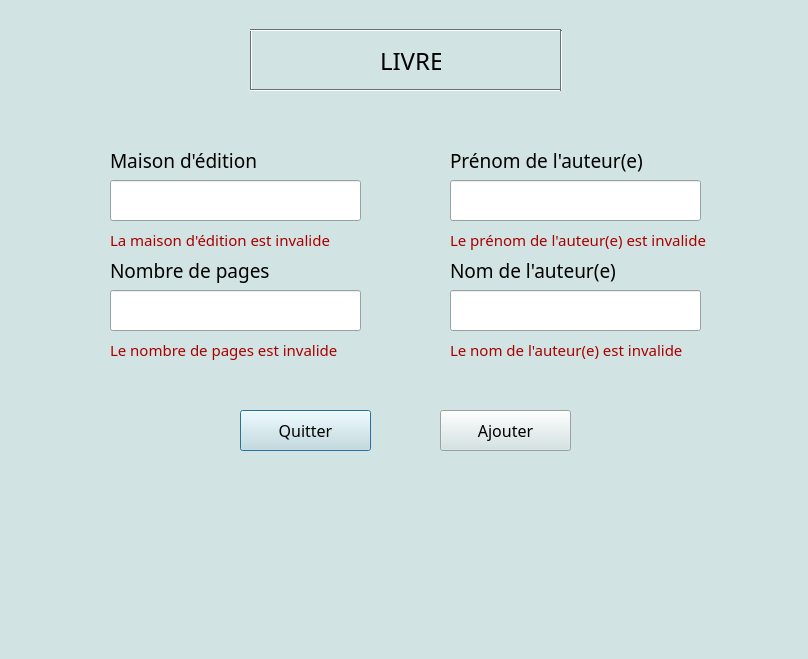
<?xml version="1.0" encoding="UTF-8"?>
<ui version="4.0">
 <class>Dialog</class>
 <widget class="QDialog" name="Dialog">
  <property name="geometry">
   <rect>
    <x>0</x>
    <y>0</y>
    <width>808</width>
    <height>659</height>
   </rect>
  </property>
  <property name="palette">
   <palette>
    <active>
     <colorrole role="WindowText">
      <brush brushstyle="SolidPattern">
       <color alpha="255">
        <red>0</red>
        <green>0</green>
        <blue>0</blue>
       </color>
      </brush>
     </colorrole>
     <colorrole role="Button">
      <brush brushstyle="SolidPattern">
       <color alpha="255">
        <red>209</red>
        <green>227</green>
        <blue>226</blue>
       </color>
      </brush>
     </colorrole>
     <colorrole role="Light">
      <brush brushstyle="SolidPattern">
       <color alpha="255">
        <red>255</red>
        <green>255</green>
        <blue>255</blue>
       </color>
      </brush>
     </colorrole>
     <colorrole role="Midlight">
      <brush brushstyle="SolidPattern">
       <color alpha="255">
        <red>232</red>
        <green>241</green>
        <blue>240</blue>
       </color>
      </brush>
     </colorrole>
     <colorrole role="Dark">
      <brush brushstyle="SolidPattern">
       <color alpha="255">
        <red>104</red>
        <green>113</green>
        <blue>113</blue>
       </color>
      </brush>
     </colorrole>
     <colorrole role="Mid">
      <brush brushstyle="SolidPattern">
       <color alpha="255">
        <red>139</red>
        <green>151</green>
        <blue>151</blue>
       </color>
      </brush>
     </colorrole>
     <colorrole role="Text">
      <brush brushstyle="SolidPattern">
       <color alpha="255">
        <red>0</red>
        <green>0</green>
        <blue>0</blue>
       </color>
      </brush>
     </colorrole>
     <colorrole role="BrightText">
      <brush brushstyle="SolidPattern">
       <color alpha="255">
        <red>255</red>
        <green>255</green>
        <blue>255</blue>
       </color>
      </brush>
     </colorrole>
     <colorrole role="ButtonText">
      <brush brushstyle="SolidPattern">
       <color alpha="255">
        <red>0</red>
        <green>0</green>
        <blue>0</blue>
       </color>
      </brush>
     </colorrole>
     <colorrole role="Base">
      <brush brushstyle="SolidPattern">
       <color alpha="255">
        <red>255</red>
        <green>255</green>
        <blue>255</blue>
       </color>
      </brush>
     </colorrole>
     <colorrole role="Window">
      <brush brushstyle="SolidPattern">
       <color alpha="255">
        <red>209</red>
        <green>227</green>
        <blue>226</blue>
       </color>
      </brush>
     </colorrole>
     <colorrole role="Shadow">
      <brush brushstyle="SolidPattern">
       <color alpha="255">
        <red>0</red>
        <green>0</green>
        <blue>0</blue>
       </color>
      </brush>
     </colorrole>
     <colorrole role="AlternateBase">
      <brush brushstyle="SolidPattern">
       <color alpha="255">
        <red>232</red>
        <green>241</green>
        <blue>240</blue>
       </color>
      </brush>
     </colorrole>
     <colorrole role="ToolTipBase">
      <brush brushstyle="SolidPattern">
       <color alpha="255">
        <red>255</red>
        <green>255</green>
        <blue>220</blue>
       </color>
      </brush>
     </colorrole>
     <colorrole role="ToolTipText">
      <brush brushstyle="SolidPattern">
       <color alpha="255">
        <red>0</red>
        <green>0</green>
        <blue>0</blue>
       </color>
      </brush>
     </colorrole>
    </active>
    <inactive>
     <colorrole role="WindowText">
      <brush brushstyle="SolidPattern">
       <color alpha="255">
        <red>0</red>
        <green>0</green>
        <blue>0</blue>
       </color>
      </brush>
     </colorrole>
     <colorrole role="Button">
      <brush brushstyle="SolidPattern">
       <color alpha="255">
        <red>209</red>
        <green>227</green>
        <blue>226</blue>
       </color>
      </brush>
     </colorrole>
     <colorrole role="Light">
      <brush brushstyle="SolidPattern">
       <color alpha="255">
        <red>255</red>
        <green>255</green>
        <blue>255</blue>
       </color>
      </brush>
     </colorrole>
     <colorrole role="Midlight">
      <brush brushstyle="SolidPattern">
       <color alpha="255">
        <red>232</red>
        <green>241</green>
        <blue>240</blue>
       </color>
      </brush>
     </colorrole>
     <colorrole role="Dark">
      <brush brushstyle="SolidPattern">
       <color alpha="255">
        <red>104</red>
        <green>113</green>
        <blue>113</blue>
       </color>
      </brush>
     </colorrole>
     <colorrole role="Mid">
      <brush brushstyle="SolidPattern">
       <color alpha="255">
        <red>139</red>
        <green>151</green>
        <blue>151</blue>
       </color>
      </brush>
     </colorrole>
     <colorrole role="Text">
      <brush brushstyle="SolidPattern">
       <color alpha="255">
        <red>0</red>
        <green>0</green>
        <blue>0</blue>
       </color>
      </brush>
     </colorrole>
     <colorrole role="BrightText">
      <brush brushstyle="SolidPattern">
       <color alpha="255">
        <red>255</red>
        <green>255</green>
        <blue>255</blue>
       </color>
      </brush>
     </colorrole>
     <colorrole role="ButtonText">
      <brush brushstyle="SolidPattern">
       <color alpha="255">
        <red>0</red>
        <green>0</green>
        <blue>0</blue>
       </color>
      </brush>
     </colorrole>
     <colorrole role="Base">
      <brush brushstyle="SolidPattern">
       <color alpha="255">
        <red>255</red>
        <green>255</green>
        <blue>255</blue>
       </color>
      </brush>
     </colorrole>
     <colorrole role="Window">
      <brush brushstyle="SolidPattern">
       <color alpha="255">
        <red>209</red>
        <green>227</green>
        <blue>226</blue>
       </color>
      </brush>
     </colorrole>
     <colorrole role="Shadow">
      <brush brushstyle="SolidPattern">
       <color alpha="255">
        <red>0</red>
        <green>0</green>
        <blue>0</blue>
       </color>
      </brush>
     </colorrole>
     <colorrole role="AlternateBase">
      <brush brushstyle="SolidPattern">
       <color alpha="255">
        <red>232</red>
        <green>241</green>
        <blue>240</blue>
       </color>
      </brush>
     </colorrole>
     <colorrole role="ToolTipBase">
      <brush brushstyle="SolidPattern">
       <color alpha="255">
        <red>255</red>
        <green>255</green>
        <blue>220</blue>
       </color>
      </brush>
     </colorrole>
     <colorrole role="ToolTipText">
      <brush brushstyle="SolidPattern">
       <color alpha="255">
        <red>0</red>
        <green>0</green>
        <blue>0</blue>
       </color>
      </brush>
     </colorrole>
    </inactive>
    <disabled>
     <colorrole role="WindowText">
      <brush brushstyle="SolidPattern">
       <color alpha="255">
        <red>104</red>
        <green>113</green>
        <blue>113</blue>
       </color>
      </brush>
     </colorrole>
     <colorrole role="Button">
      <brush brushstyle="SolidPattern">
       <color alpha="255">
        <red>209</red>
        <green>227</green>
        <blue>226</blue>
       </color>
      </brush>
     </colorrole>
     <colorrole role="Light">
      <brush brushstyle="SolidPattern">
       <color alpha="255">
        <red>255</red>
        <green>255</green>
        <blue>255</blue>
       </color>
      </brush>
     </colorrole>
     <colorrole role="Midlight">
      <brush brushstyle="SolidPattern">
       <color alpha="255">
        <red>232</red>
        <green>241</green>
        <blue>240</blue>
       </color>
      </brush>
     </colorrole>
     <colorrole role="Dark">
      <brush brushstyle="SolidPattern">
       <color alpha="255">
        <red>104</red>
        <green>113</green>
        <blue>113</blue>
       </color>
      </brush>
     </colorrole>
     <colorrole role="Mid">
      <brush brushstyle="SolidPattern">
       <color alpha="255">
        <red>139</red>
        <green>151</green>
        <blue>151</blue>
       </color>
      </brush>
     </colorrole>
     <colorrole role="Text">
      <brush brushstyle="SolidPattern">
       <color alpha="255">
        <red>104</red>
        <green>113</green>
        <blue>113</blue>
       </color>
      </brush>
     </colorrole>
     <colorrole role="BrightText">
      <brush brushstyle="SolidPattern">
       <color alpha="255">
        <red>255</red>
        <green>255</green>
        <blue>255</blue>
       </color>
      </brush>
     </colorrole>
     <colorrole role="ButtonText">
      <brush brushstyle="SolidPattern">
       <color alpha="255">
        <red>104</red>
        <green>113</green>
        <blue>113</blue>
       </color>
      </brush>
     </colorrole>
     <colorrole role="Base">
      <brush brushstyle="SolidPattern">
       <color alpha="255">
        <red>209</red>
        <green>227</green>
        <blue>226</blue>
       </color>
      </brush>
     </colorrole>
     <colorrole role="Window">
      <brush brushstyle="SolidPattern">
       <color alpha="255">
        <red>209</red>
        <green>227</green>
        <blue>226</blue>
       </color>
      </brush>
     </colorrole>
     <colorrole role="Shadow">
      <brush brushstyle="SolidPattern">
       <color alpha="255">
        <red>0</red>
        <green>0</green>
        <blue>0</blue>
       </color>
      </brush>
     </colorrole>
     <colorrole role="AlternateBase">
      <brush brushstyle="SolidPattern">
       <color alpha="255">
        <red>209</red>
        <green>227</green>
        <blue>226</blue>
       </color>
      </brush>
     </colorrole>
     <colorrole role="ToolTipBase">
      <brush brushstyle="SolidPattern">
       <color alpha="255">
        <red>255</red>
        <green>255</green>
        <blue>220</blue>
       </color>
      </brush>
     </colorrole>
     <colorrole role="ToolTipText">
      <brush brushstyle="SolidPattern">
       <color alpha="255">
        <red>0</red>
        <green>0</green>
        <blue>0</blue>
       </color>
      </brush>
     </colorrole>
    </disabled>
   </palette>
  </property>
  <property name="windowTitle">
   <string>Dialog</string>
  </property>
  <widget class="Line" name="line_livre1">
   <property name="geometry">
    <rect>
     <x>250</x>
     <y>30</y>
     <width>3</width>
     <height>61</height>
    </rect>
   </property>
   <property name="orientation">
    <enum>Qt::Vertical</enum>
   </property>
  </widget>
  <widget class="Line" name="line_livre3">
   <property name="geometry">
    <rect>
     <x>560</x>
     <y>30</y>
     <width>3</width>
     <height>61</height>
    </rect>
   </property>
   <property name="orientation">
    <enum>Qt::Vertical</enum>
   </property>
  </widget>
  <widget class="Line" name="line_livre2">
   <property name="geometry">
    <rect>
     <x>250</x>
     <y>20</y>
     <width>311</width>
     <height>20</height>
    </rect>
   </property>
   <property name="orientation">
    <enum>Qt::Horizontal</enum>
   </property>
  </widget>
  <widget class="Line" name="line_livre4">
   <property name="geometry">
    <rect>
     <x>250</x>
     <y>80</y>
     <width>311</width>
     <height>20</height>
    </rect>
   </property>
   <property name="orientation">
    <enum>Qt::Horizontal</enum>
   </property>
  </widget>
  <widget class="QLineEdit" name="lineEdit_prenomAuteur">
   <property name="geometry">
    <rect>
     <x>450</x>
     <y>180</y>
     <width>251</width>
     <height>41</height>
    </rect>
   </property>
  </widget>
  <widget class="QLineEdit" name="lineEdit_nombrePages">
   <property name="geometry">
    <rect>
     <x>110</x>
     <y>290</y>
     <width>251</width>
     <height>41</height>
    </rect>
   </property>
  </widget>
  <widget class="QLineEdit" name="lineEdit_maisonEdition">
   <property name="geometry">
    <rect>
     <x>110</x>
     <y>180</y>
     <width>251</width>
     <height>41</height>
    </rect>
   </property>
  </widget>
  <widget class="QLineEdit" name="lineEdit_nomAuteur">
   <property name="geometry">
    <rect>
     <x>450</x>
     <y>290</y>
     <width>251</width>
     <height>41</height>
    </rect>
   </property>
  </widget>
  <widget class="QLabel" name="label_titreLivre">
   <property name="geometry">
    <rect>
     <x>380</x>
     <y>20</y>
     <width>61</width>
     <height>81</height>
    </rect>
   </property>
   <property name="palette">
    <palette>
     <active>
      <colorrole role="Text">
       <brush brushstyle="SolidPattern">
        <color alpha="255">
         <red>255</red>
         <green>255</green>
         <blue>255</blue>
        </color>
       </brush>
      </colorrole>
     </active>
     <inactive>
      <colorrole role="Text">
       <brush brushstyle="SolidPattern">
        <color alpha="255">
         <red>255</red>
         <green>255</green>
         <blue>255</blue>
        </color>
       </brush>
      </colorrole>
     </inactive>
     <disabled>
      <colorrole role="Text">
       <brush brushstyle="SolidPattern">
        <color alpha="255">
         <red>116</red>
         <green>121</green>
         <blue>117</blue>
        </color>
       </brush>
      </colorrole>
     </disabled>
    </palette>
   </property>
   <property name="font">
    <font>
     <family>Yu Gothic UI Light</family>
     <pointsize>18</pointsize>
     <weight>50</weight>
     <bold>false</bold>
    </font>
   </property>
   <property name="text">
    <string>LIVRE</string>
   </property>
  </widget>
  <widget class="QLabel" name="label_erreurMaisonEditionInvalide">
   <property name="geometry">
    <rect>
     <x>110</x>
     <y>220</y>
     <width>311</width>
     <height>41</height>
    </rect>
   </property>
   <property name="font">
    <font>
     <family>Yu Gothic UI Light</family>
     <pointsize>11</pointsize>
    </font>
   </property>
   <property name="text">
    <string>&lt;html&gt;&lt;head/&gt;&lt;body&gt;&lt;p&gt;&lt;span style=&quot; color:#aa0000;&quot;&gt;La maison d'édition est invalide&lt;/span&gt;&lt;/p&gt;&lt;/body&gt;&lt;/html&gt;</string>
   </property>
  </widget>
  <widget class="QLabel" name="label_erreurNomAuteurInvalide">
   <property name="geometry">
    <rect>
     <x>450</x>
     <y>330</y>
     <width>311</width>
     <height>41</height>
    </rect>
   </property>
   <property name="font">
    <font>
     <family>Yu Gothic UI Light</family>
     <pointsize>11</pointsize>
    </font>
   </property>
   <property name="text">
    <string>&lt;html&gt;&lt;head/&gt;&lt;body&gt;&lt;p&gt;&lt;span style=&quot; color:#aa0000;&quot;&gt;Le nom de l'auteur(e) est invalide&lt;/span&gt;&lt;/p&gt;&lt;/body&gt;&lt;/html&gt;</string>
   </property>
  </widget>
  <widget class="QLabel" name="label_erreurNombrePagesInvalide">
   <property name="geometry">
    <rect>
     <x>110</x>
     <y>330</y>
     <width>311</width>
     <height>41</height>
    </rect>
   </property>
   <property name="font">
    <font>
     <family>Yu Gothic UI Light</family>
     <pointsize>11</pointsize>
    </font>
   </property>
   <property name="text">
    <string>&lt;html&gt;&lt;head/&gt;&lt;body&gt;&lt;p&gt;&lt;span style=&quot; color:#aa0000;&quot;&gt;Le nombre de pages est invalide&lt;/span&gt;&lt;/p&gt;&lt;/body&gt;&lt;/html&gt;</string>
   </property>
  </widget>
  <widget class="QLabel" name="label_erreurPrenomAuteurInvalide">
   <property name="geometry">
    <rect>
     <x>450</x>
     <y>220</y>
     <width>311</width>
     <height>41</height>
    </rect>
   </property>
   <property name="font">
    <font>
     <family>Yu Gothic UI Light</family>
     <pointsize>11</pointsize>
    </font>
   </property>
   <property name="text">
    <string>&lt;html&gt;&lt;head/&gt;&lt;body&gt;&lt;p&gt;&lt;span style=&quot; color:#aa0000;&quot;&gt;Le prénom de l'auteur(e) est invalide&lt;/span&gt;&lt;/p&gt;&lt;/body&gt;&lt;/html&gt;</string>
   </property>
  </widget>
  <widget class="QLabel" name="label_maisonEdition">
   <property name="geometry">
    <rect>
     <x>110</x>
     <y>140</y>
     <width>271</width>
     <height>41</height>
    </rect>
   </property>
   <property name="font">
    <font>
     <family>Yu Gothic UI Light</family>
     <pointsize>14</pointsize>
    </font>
   </property>
   <property name="text">
    <string>Maison d'édition</string>
   </property>
  </widget>
  <widget class="QLabel" name="label_nomAuteur">
   <property name="geometry">
    <rect>
     <x>450</x>
     <y>250</y>
     <width>271</width>
     <height>41</height>
    </rect>
   </property>
   <property name="font">
    <font>
     <family>Yu Gothic UI Light</family>
     <pointsize>14</pointsize>
    </font>
   </property>
   <property name="text">
    <string>Nom de l'auteur(e)</string>
   </property>
  </widget>
  <widget class="QLabel" name="label_nombrePages">
   <property name="geometry">
    <rect>
     <x>110</x>
     <y>250</y>
     <width>271</width>
     <height>41</height>
    </rect>
   </property>
   <property name="font">
    <font>
     <family>Yu Gothic UI Light</family>
     <pointsize>14</pointsize>
    </font>
   </property>
   <property name="text">
    <string>Nombre de pages</string>
   </property>
  </widget>
  <widget class="QLabel" name="label_prenomAuteur">
   <property name="geometry">
    <rect>
     <x>450</x>
     <y>140</y>
     <width>271</width>
     <height>41</height>
    </rect>
   </property>
   <property name="font">
    <font>
     <family>Yu Gothic UI Light</family>
     <pointsize>14</pointsize>
    </font>
   </property>
   <property name="text">
    <string>Prénom de l'auteur(e)</string>
   </property>
  </widget>
  <widget class="QPushButton" name="pushButton_quitterLivre">
   <property name="geometry">
    <rect>
     <x>240</x>
     <y>410</y>
     <width>131</width>
     <height>41</height>
    </rect>
   </property>
   <property name="font">
    <font>
     <family>Yu Gothic UI Light</family>
     <pointsize>12</pointsize>
    </font>
   </property>
   <property name="text">
    <string>Quitter</string>
   </property>
  </widget>
  <widget class="QPushButton" name="pushButton_ajouterLivre">
   <property name="geometry">
    <rect>
     <x>440</x>
     <y>410</y>
     <width>131</width>
     <height>41</height>
    </rect>
   </property>
   <property name="font">
    <font>
     <family>Yu Gothic UI Light</family>
     <pointsize>12</pointsize>
    </font>
   </property>
   <property name="text">
    <string>Ajouter</string>
   </property>
  </widget>
 </widget>
 <resources/>
 <connections/>
</ui>
